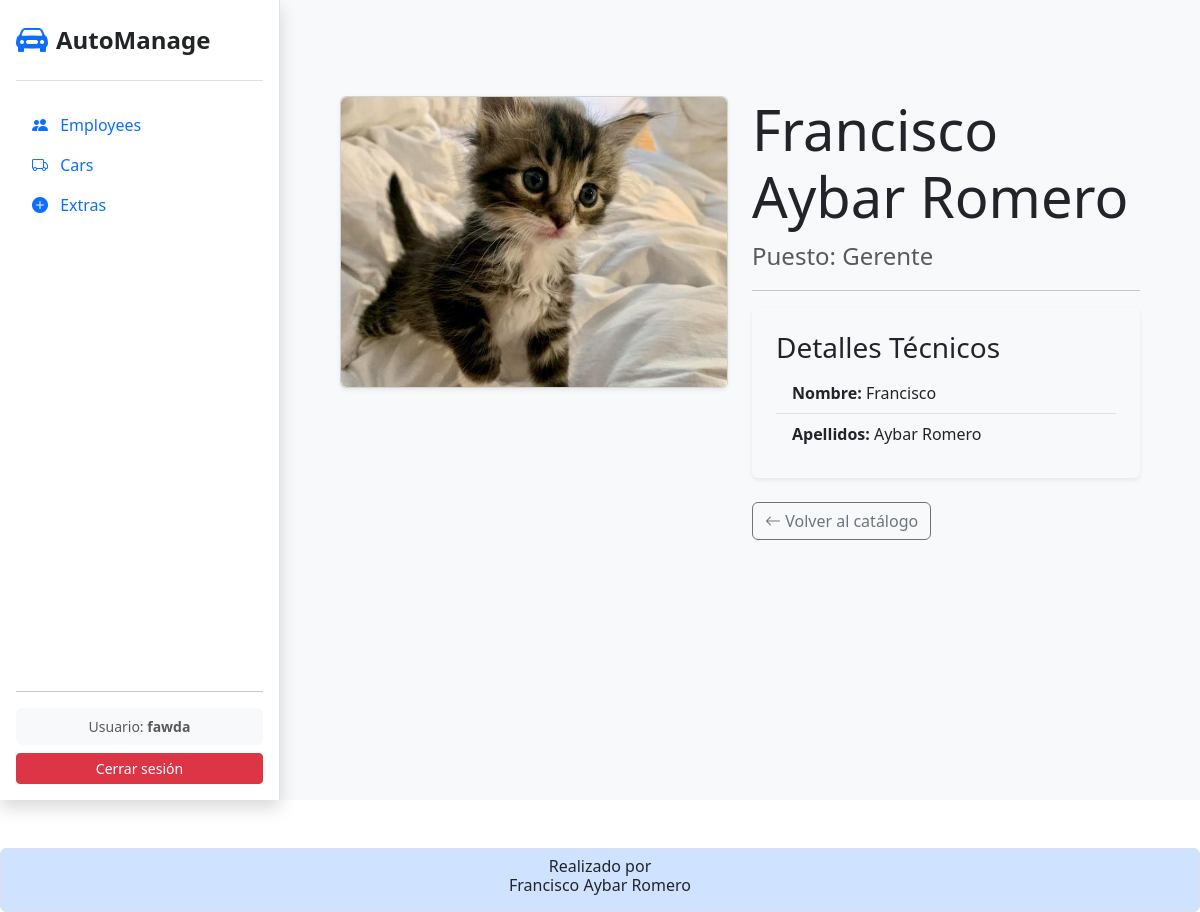
/employees/2/ (signed in), run on the app's committed database.
### app_agencia_coches/models.py (models this page shows, shortened)
class Employee (models.Model):
    user = models.OneToOneField(
        User,
        on_delete = models.CASCADE,
        null = True,
        blank = True
    )
    nombre = models.CharField (
        verbose_name = 'Nombre',
        max_length = 100,
        default = ''
    )
    apellidos = models.CharField (
        verbose_name = 'Apellidos',
        max_length = 100,
        default = ''
    )
    puesto = models.CharField (
        verbose_name = 'Puesto',
        max_length = 100,
        default = ''
    )
    fecha_contratacion = models.DateField (
        verbose_name = 'Fecha de contratacion',
        auto_now_add = True
    )
    foto = models.ImageField (
        verbose_name = 'Foto',
        upload_to = "empleados/",
        blank = True,
        null = True
    )

### app_agencia_coches/views.py (the view)
# urls.py: path('employees/<int:pk>/', views.employee_detail, name='employee_detail'),
@login_required
def employee_detail(request, pk):
    employee = get_object_or_404(Employee, pk=pk)
    return render(request, 'employee/employee_detail.html', {'employee': employee})

### app_agencia_coches/templates/employee/employee_detail.html
{% extends "index.html" %}
{% block content %}
<div class="container mt-5">
    <div class="row">
        <div class="col-md-6 mb-4">
            <div class="card shadow-sm">
                {% if employee.foto %}
                    <img src="{{ employee.foto.url }}" class="img-fluid rounded" alt="{{ employee.nombre }} {{ employee.apellidos }}">
                {% else %}
                    <div class="bg-light d-flex justify-content-center align-items-center" style="height: 400px;">
                        <i class="bi bi-image fs-1 text-secondary"></i>
                    </div>
                {% endif %}
            </div>
        </div>
        <div class="col-md-6">
            <h1 class="display-4">{{ employee.nombre }} {{ employee.apellidos }}</h1>
            <p class="text-muted fs-4">Puesto: {{ employee.puesto }}</p>
            <hr>
            <div class="bg-light p-4 rounded shadow-sm">
                <h3>Detalles Técnicos</h3>
                <ul class="list-group list-group-flush">
                    <li class="list-group-item bg-transparent"><strong>Nombre:</strong> {{ employee.nombre }}</li>
                    <li class="list-group-item bg-transparent"><strong>Apellidos:</strong> {{ employee.apellidos }}</li>
                </ul>
            </div>
            <div class="mt-4 d-flex flex-column flex-sm-row gap-2">
                <a href="{% url 'employees' %}" class="btn btn-outline-secondary">
                    <i class="bi bi-arrow-left"></i> Volver al catálogo
                </a>
            </div>
        </div>
    </div>
</div>
{% endblock content %}

### app_agencia_coches/templates/index.html (shortened to what this page needs)
<!doctype html>
<html lang="es-ES">
    <head>
        {% block css %}
        <link
            href="https://cdn.jsdelivr.net/npm/bootstrap@5.3.2/dist/css/bootstrap.min.css"
            rel="stylesheet"
        />
        {% endblock css %}
        {% block icon %}
        <link rel="stylesheet" href="https://cdn.jsdelivr.net/npm/bootstrap-icons@1.13.1/font/bootstrap-icons.min.css">
        {% endblock icon %}
        {% load static %}
        <link rel="stylesheet" href="{% static 'css/blur_detalles.css' %}">
        <link rel="stylesheet" href="{% static 'css/style_sidebar.css' %}">
    </head>
    <body>
        <div id="wrapper">
            <nav id="sidebar" class="bg-white shadow d-flex flex-column p-3 sticky-top">
                <div class="d-flex justify-content-between align-items-center border-bottom pb-3 mb-4">
                    <a href="{% url 'dashboard' %}" class="d-flex align-items-center text-decoration-none">
                        <i class="bi bi-car-front-fill fs-2 text-primary me-2"></i>
                        <span class="fs-4 fw-bold text-dark">AutoManage</span>
                    </a>
                </div>
                <ul class="nav nav-pills flex-column mb-auto">
                    <li class="nav-item">
                        <a class="nav-link {% if request.resolver_match.url_name == 'employees' %}active{% endif %}" href="{% url 'employees' %}">
                            <i class="bi bi-people-fill me-2"></i> Employees
                        </a>
                    </li>
                    <li class="nav-item">
                        <a class="nav-link {% if request.resolver_match.url_name == 'cars' %}active{% endif %}" href="{% url 'cars' %}">
                            <i class="bi bi-truck me-2"></i> Cars
                        </a>
                    </li>
                    <li class="nav-item">
                        <a class="nav-link {% if request.resolver_match.url_name == 'extras' %}active{% endif %}" href="{% url 'extras' %}">
                            <i class="bi bi-plus-circle-fill me-2"></i> Extras
                        </a>
                    </li>
                </ul>
                <hr>
                <div class="dropdown">
                    {% if user.is_authenticated %}
                        <div class="p-2 bg-light rounded mb-2 text-center">
                            <small class="text-muted d-block small">Usuario: <strong>{{ user.username }}</strong></small>
                        </div>
                        <form action="{% url 'logout' %}" method="post" class="m-0">
                            <button type="submit" class="btn btn-danger w-100 btn-sm">Cerrar sesión</button>
                        </form>
                    {% endif %}
                </div>
            </nav>
            <main class="main-content w-100 bg-light p-3 p-md-5">
                <div class="toast-container position-fixed bottom-0 end-0 p-3">
                </div>
                {% block content %}{% endblock %}
            </main>
        </div>
        {%block footer%}
        <footer class="mt-5 p-2 text-center border rounded bg-primary-subtle">
            <h6>
                Realizado por<br> Francisco Aybar Romero
            </h6>
        </footer>
        {%endblock footer%}
    </body>
</html>

### static/css/style_sidebar.css (style rules this page uses)
#wrapper { display: flex; align-items: stretch; }
#sidebar { min-width: 280px; max-width: 280px; height: 100vh; position: fixed; top: 0; left: 0; display: flex; flex-direction: column; z-index: 1000; background-color: #fff; border-right: 1px solid #dee2e6; }
.main-content { flex: 1; margin-left: 280px; min-height: 100vh; background-color: #f8f9fa; }

### data on the page
Employee: foto (picture), nombre "Francisco", apellidos "Aybar Romero", puesto "Gerente"

### other printed values
{{ user.username }} "fawda"
